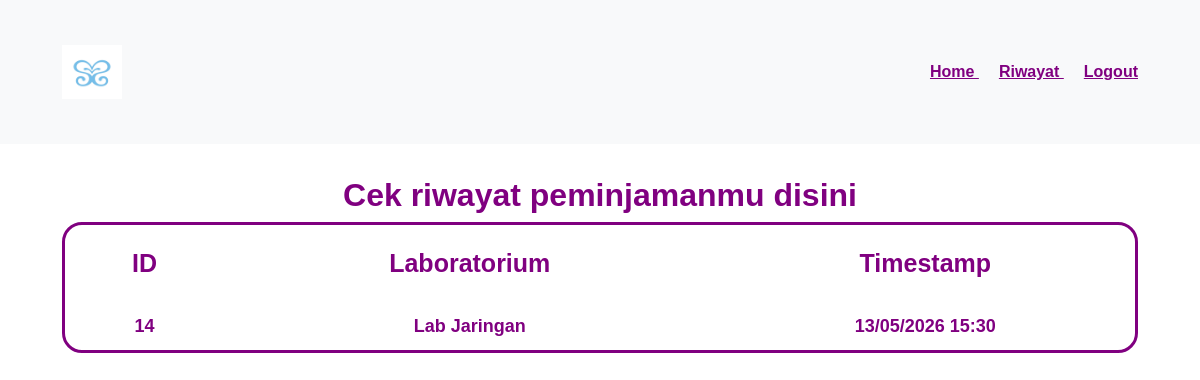
The page /history.php (signed in) on the database its author committed.
### tables this page shows
CREATE TABLE `peminjaman` (
  `id` int(11) NOT NULL,
  `idUser` int(11) DEFAULT NULL,
  `idLab` int(11) DEFAULT NULL,
  `tanggal` date DEFAULT NULL,
  `jam` varchar(10) DEFAULT NULL,
  `created_at` timestamp NOT NULL DEFAULT current_timestamp()
);

CREATE TABLE `lab` (
  `id` int(11) NOT NULL,
  `nama_lab` varchar(100) DEFAULT NULL
);

### history.php (the view, shortened to what this page needs)
<?php
include 'koneksi.php';
$idUser = $_SESSION['id'];
$query = mysqli_query($koneksi, "SELECT peminjaman.id,
    peminjaman.tanggal,
    peminjaman.jam,
    lab.nama_lab
    FROM peminjaman
    JOIN lab ON peminjaman.idLab = lab.id
    WHERE peminjaman.idUser = '$idUser'
    ORDER BY peminjaman.created_at DESC");
?>
<!DOCTYPE html>
<html>
<head>
    <link href="https://cdn.jsdelivr.net/npm/bootstrap@5.3.8/dist/css/bootstrap.min.css" rel="stylesheet">
    <link rel="stylesheet" href="style.css">
</head>
<body>
 <nav class="navbar bg-body-tertiary">
        <div class="container">
            <a class="navbar-brand" href="#">
                <img src="aset/Hearts2Hearts-Rude-group-logo.jpg" alt="Bootstrap" width="60" height="54">
            </a>
            <span>
                <a href="home.php" style=" color:purple; font-weight:bold;">
                    Home
                </a>
                <a href="history.php" style=" color:purple; font-weight:bold; margin-left:20px;">
                    Riwayat
                </a>
                <a href="logout.php" style=" color:purple; font-weight:bold; margin-left:20px;">
                    Logout
                </a>
            </span>
        </div>
    </nav>
<div class="container">
    <h2 align="center" style="color: purple; font-weight: bold;">
        Cek riwayat peminjamanmu disini
    </h2>
    <div class="table-box">
    <table>
        <tr>
            <th>ID</th>
            <th>Laboratorium</th>
            <th>Timestamp</th>
        </tr>
        <?php while($row = mysqli_fetch_assoc($query)) : ?>
        <tr>
            <td>
                <?= $row['id']; ?>
            </td>
            <td>
                <?= $row['nama_lab']; ?>
            </td>
            <td>
                <?= date('d/m/Y', strtotime($row['tanggal'])); ?>
                <?= $row['jam']; ?>
            </td>
        </tr>
        <?php endwhile; ?>
    </table>
    </div>
</div>
</body>
</html>

### style.css (style rules this page uses)
body { margin: 0; padding: 0; font-family: Arial, sans-serif; background-color: white; min-height: 100vh; justify-content: center; align-items: center; }
.container { padding: 32px; }
.table-box { border: 3px solid purple; border-radius: 20px; overflow: hidden; background: white; }
table { width: 100%; border-collapse: separate; border-spacing: 0; }
th { color: purple; font-size: 25px; padding: 20px; text-align: center; }
td { text-align: center; padding: 10px; color: purple; font-weight: bold; font-size: 18px; }

### rows shown on the page
peminjaman: id "14", idLab.nama_lab "Lab Jaringan", tanggal "13/05/2026", jam "15:30"
